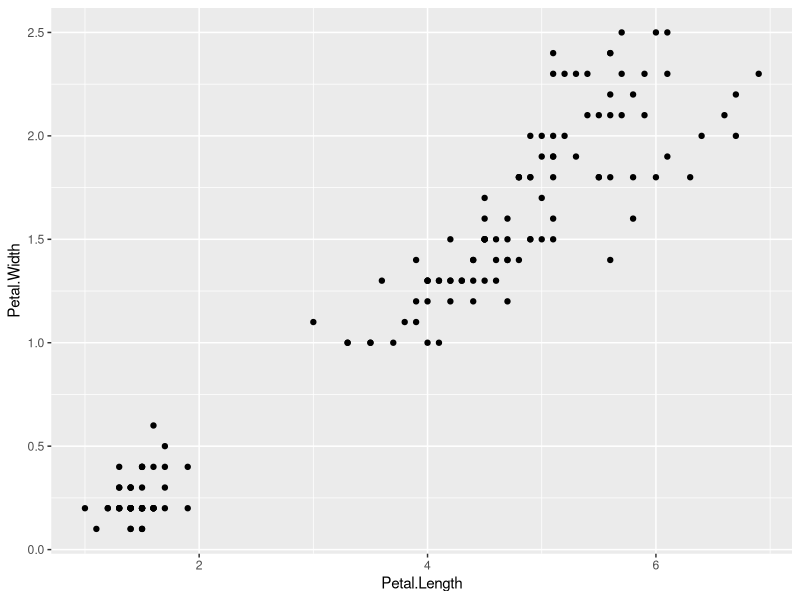
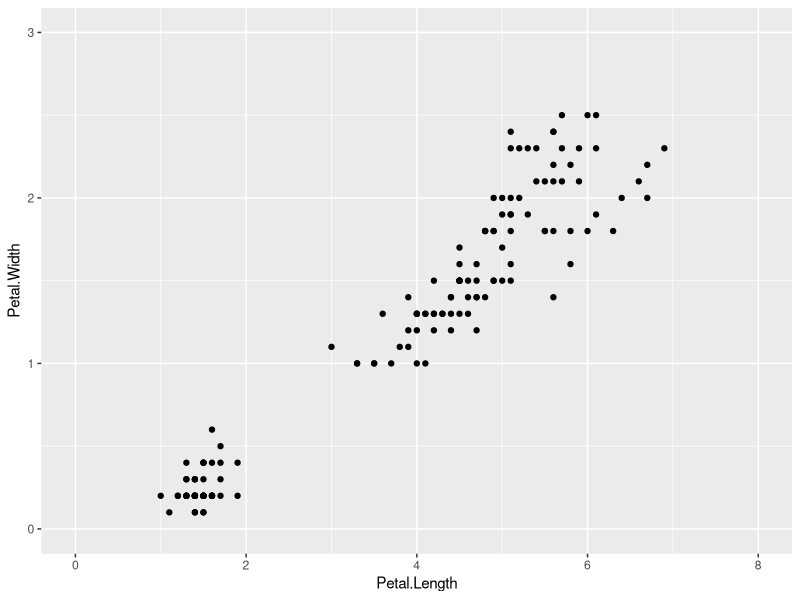
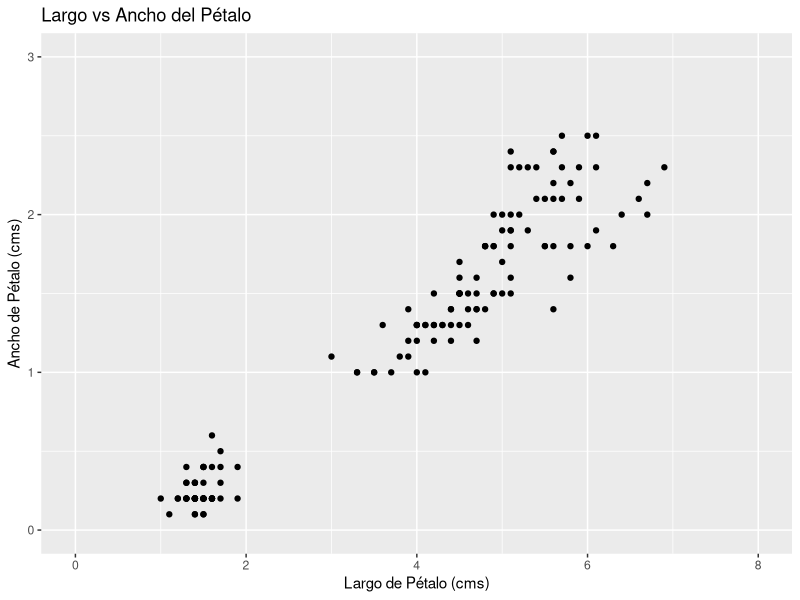
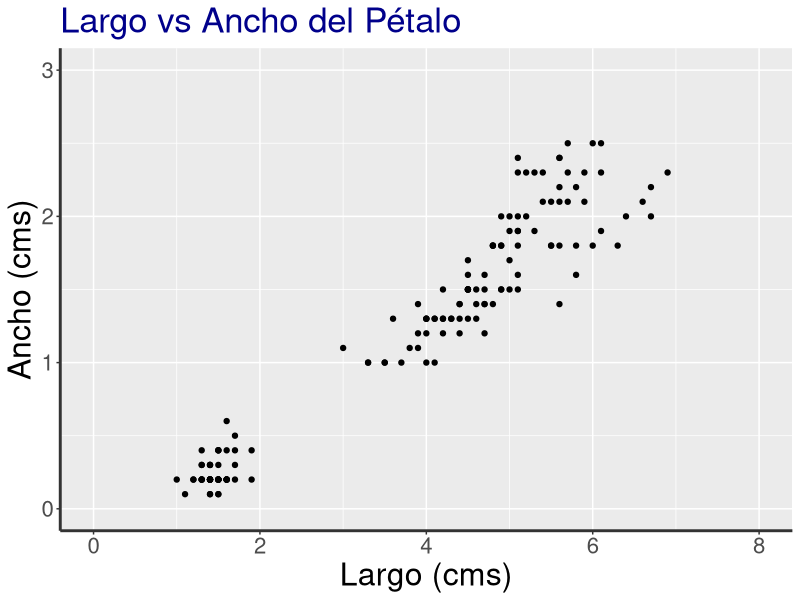
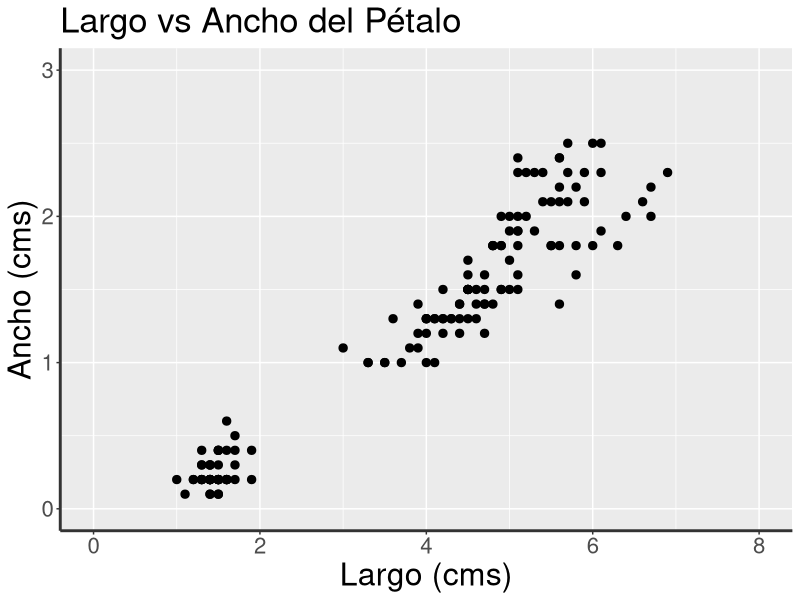
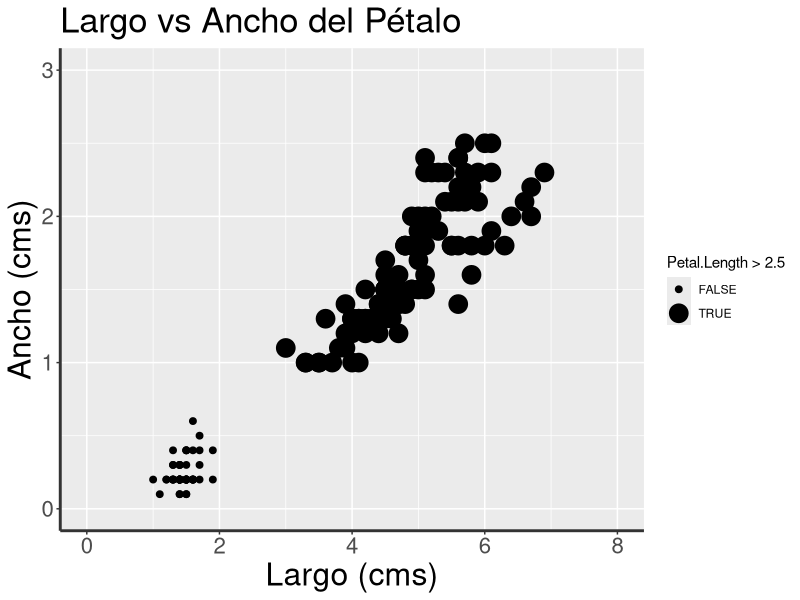
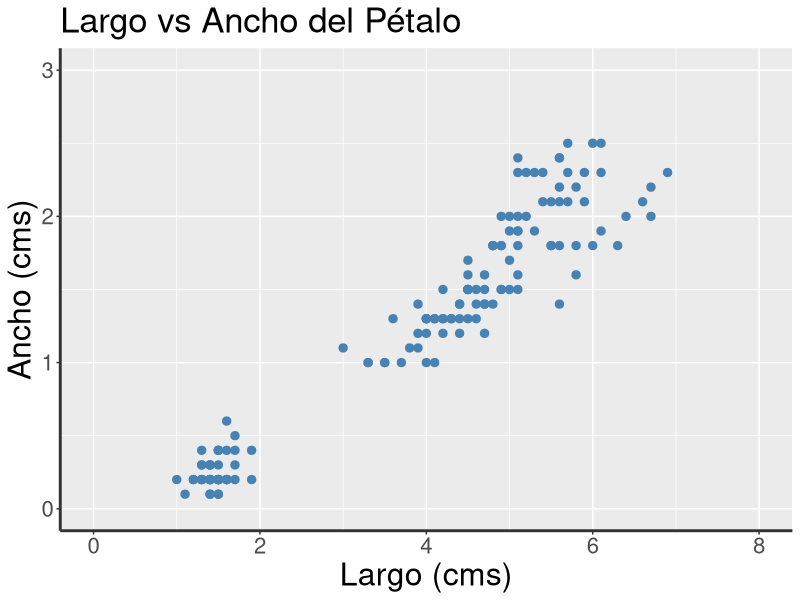
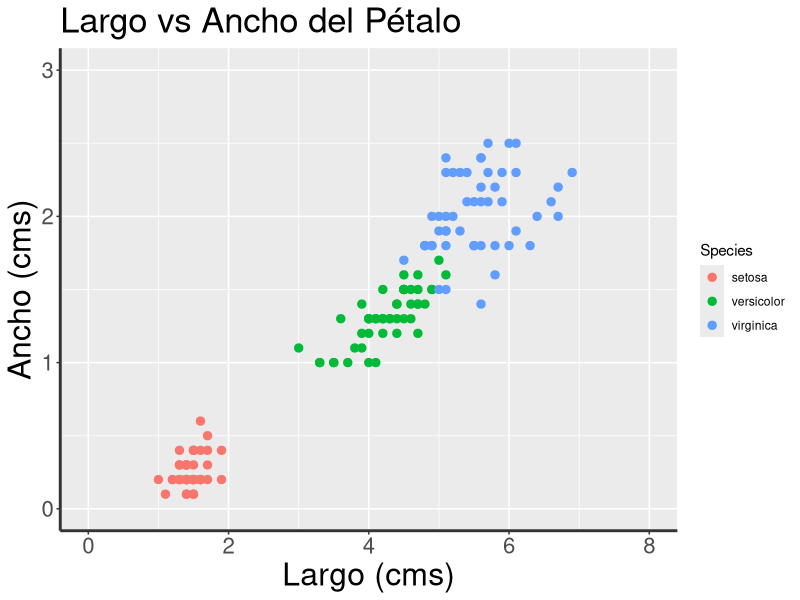

Source code (R) for these figures, in order:
## ---- chunk 1
knitr::opts_chunk$set(collapse = TRUE)
## ---- chunk 2
library(ggplot2)
## ---- chunk 3
head (iris)
## ---- chunk 4
ggplot(data=iris, mapping =aes(x=Petal.Length, y =Petal.Width))+geom_point()
## ---- chunk 5
ggplot(data = iris, mapping=aes(x=Petal.Length , y =Petal.Width))+
  geom_point()+
  xlim(c(0, 8))+
  ylim(c(0, 3))
## ---- chunk 6
ggplot(data = iris, mapping=aes(x=Petal.Length , y =Petal.Width))+
  geom_point()+
  xlim(c(0, 8))+
  ylim(c(0, 3))+
  labs(title="Largo vs Ancho del Pétalo", 
       x="Largo de Pétalo (cms)",
       y="Ancho de Pétalo (cms)")
## ---- chunk 7
ggplot(data = iris, mapping=aes(x=Petal.Length , y =Petal.Width))+
  geom_point()+
  xlim(c(0, 8))+
  ylim(c(0, 3))+
  labs(title="Largo vs Ancho del Pétalo", 
       y="Ancho (cms)", x="Largo (cms)")+
  theme(axis.text =element_text(size=16),
        axis.title=element_text(size=23),
        plot.title=element_text(size=25,colour="darkblue"),
        axis.line = element_line(color = "#333333",size = 1, linetype = "solid"))
## ---- chunk 8
ggplot(data = iris, mapping=aes(x=Petal.Length , y =Petal.Width))+
  geom_point(size=2.5)+
  xlim(c(0, 8))+
  ylim(c(0, 3))+
  labs(title="Largo vs Ancho del Pétalo", 
       y="Ancho (cms)", x="Largo (cms)")+
  theme(axis.text =element_text(size=16),
        axis.title=element_text(size=23),
        plot.title=element_text(size=25),
        axis.line = element_line(color = "#333333",size = 1, linetype = "solid"))
## ---- chunk 9
ggplot(data = iris, mapping=aes(x=Petal.Length , y =Petal.Width))+
  geom_point(aes(size=Petal.Length>2.5))+
  xlim(c(0, 8))+
  ylim(c(0, 3))+
  labs(title="Largo vs Ancho del Pétalo", 
       y="Ancho (cms)", x="Largo (cms)")+
  theme(axis.text =element_text(size=16),
        axis.title=element_text(size=23),
        plot.title=element_text(size=25),
        axis.line = element_line(color = "#333333",size = 1, linetype = "solid"))
## ---- chunk 10
ggplot(data = iris, mapping=aes(x=Petal.Length , y =Petal.Width))+
  geom_point(col="steelblue", size=2.5)+
  xlim(c(0, 8))+
  ylim(c(0, 3))+
  labs(title="Largo vs Ancho del Pétalo", 
       y="Ancho (cms)", x="Largo (cms)")+
  theme(axis.text =element_text(size=16),
        axis.title=element_text(size=23),
        plot.title=element_text(size=25),
        axis.line = element_line(color = "#333333",size = 1, linetype = "solid"))
## ---- chunk 11
ggplot(data = iris, mapping=aes(x=Petal.Length , y =Petal.Width))+
  geom_point(aes(col=Species), size=2.5)+
  xlim(c(0, 8))+
  ylim(c(0, 3))+
  labs(title="Largo vs Ancho del Pétalo", 
       y="Ancho (cms)", x="Largo (cms)")+
  theme(axis.text =element_text(size=16),
        axis.title=element_text(size=23),
        plot.title=element_text(size=25),
        plot.subtitle=element_text(size=20),
        axis.line = element_line(color = "#333333",size = 1, linetype = "solid"))
## ---- chunk 12
ggplot(data = iris, mapping=aes(x=Petal.Length , y =Petal.Width))+
  geom_point(aes(col=Species), size=2.5)+
  scale_colour_manual(values=c("#BC3C29FF", "#0072B5FF","#E18727FF"))+
  xlim(c(0, 8))+
  ylim(c(0, 3))+
  labs(title="Largo vs Ancho del Pétalo", 
       y="Ancho (cms)", x="Largo (cms)")+
  theme(axis.text =element_text(size=16),
        axis.title=element_text(size=23),
        plot.title=element_text(size=25),
        plot.subtitle=element_text(size=20),
        axis.line = element_line(color = "#333333",size = 1, linetype = "solid"))
## ---- chunk 13
ggplot(data = iris, mapping=aes(x=Petal.Length , y =Petal.Width))+
  geom_point(aes(col=Species), size=2.5)+
  scale_colour_manual(values=c("#BC3C29FF", "#0072B5FF","#E18727FF"))+
  xlim(c(0, 8))+
  ylim(c(0, 3))+
  labs(title="Mi primer gráfico en R", 
       y="Ancho (cms)", x="Largo (cms)")+
  theme(axis.text =element_text(size=16),
        axis.title=element_text(size=23),
        plot.title=element_text(size=25),
        legend.position = c(0.13, 0.85),
        legend.box.background = element_rect(fill = "transparent", colour = "#333333",size=1.2),
        legend.title = element_text(size = 15),
        legend.text = element_text(size = 12),
        axis.line = element_line(color = "#333333",size = 1, linetype = "solid"))
## ---- chunk 14
ggplot(data = iris, mapping=aes(x=Petal.Length , y =Petal.Width))+
  geom_point(aes(col=Species), size=2.5)+
  scale_colour_manual(values=c("#BC3C29FF", "#0072B5FF","#E18727FF"))+
  xlim(c(0, 8))+
  ylim(c(0, 3))+
  labs(title="Largo vs Ancho del Petalo",
       y="Ancho (cms)", x="Largo (cms)")+
  theme(axis.text =element_text(size=16),
        axis.title=element_text(size=23),
        plot.title=element_text(size=25),
        legend.position = c(0.13, 0.85),
        legend.box.background = element_rect(fill = "transparent", colour = "#333333",size=1.2),
        axis.line = element_line(color = "#333333",size = 1, linetype = "solid"))
